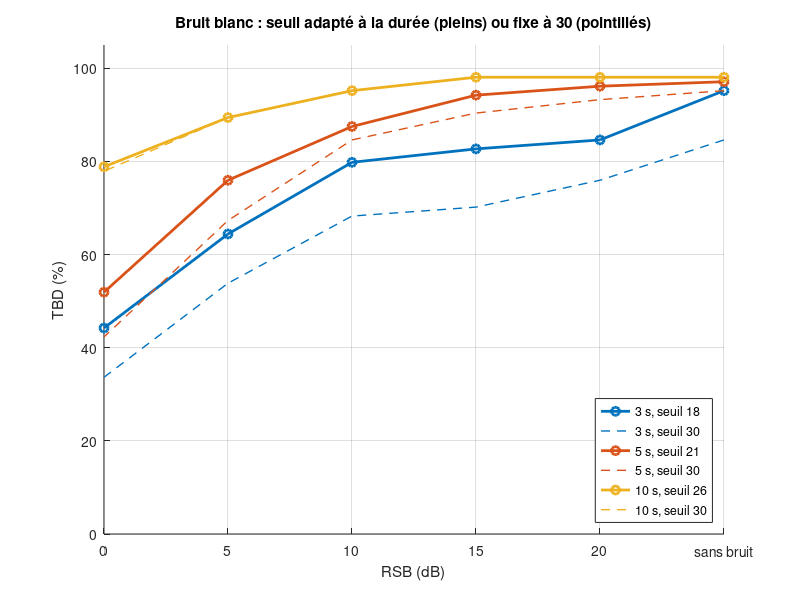

The MATLAB script that drew this image:
% SEUILS_ADAPTES Seuil dépendant de la durée de requête : 1,5 x le plus fort score négatif.
%   Rejoue la décision à partir de evaluation_bruit.mat (aucune nouvelle recherche)
%   et compare avec le seuil fixe de 30.
clear, close all

load('resultats/evaluation_bruit.mat')
pos = est_positive;
marge = 1.5;                                    % « nettement au-dessus » du plus fort négatif

seuils_duree = zeros(numel(durees), 1);
TBD_adapte = zeros(numel(durees), numel(RSB));
TFD_adapte = zeros(numel(durees), numel(RSB));
for d = 1:numel(durees)
    neg_d = score_max(~pos, d, :);              % scores des négatives, tous niveaux de bruit
    seuils_duree(d) = ceil(marge * max(neg_d(:)));
    for s = 1:numel(RSB)
        bon = id_max(pos, d, s) == vrai_id(pos);
        TBD_adapte(d, s) = mean(bon & score_max(pos, d, s) >= seuils_duree(d));
        TFD_adapte(d, s) = mean(score_max(~pos, d, s) >= seuils_duree(d));
    end
end

seuils_duree                                    % un seuil par durée (3, 5, 10 s)
TBD_seuil_30 = TBD                              % rappel : seuil fixe de 30
TBD_adapte
TFD_adapte

save('resultats/seuils_adaptes.mat', 'durees', 'seuils_duree', 'marge', 'TBD_adapte', 'TFD_adapte')

% Comparaison : traits pleins = seuil adapté, pointillés = seuil fixe de 30
abscisse = [25 20 15 10 5 0];
couleurs = lines(numel(durees));
figure, hold on
for d = 1:numel(durees)
    plot(abscisse, 100*TBD_adapte(d, :), '-o', 'Color', couleurs(d, :), 'LineWidth', 2)
    plot(abscisse, 100*TBD(d, :), '--', 'Color', couleurs(d, :), 'LineWidth', 1)
end
xticks(fliplr(abscisse))
xticklabels({'0', '5', '10', '15', '20', 'sans bruit'})
xlabel('RSB (dB)'), ylabel('TBD (%)'), ylim([0 105]), grid on
legend(sprintf('3 s, seuil %d', seuils_duree(1)), '3 s, seuil 30', ...
       sprintf('5 s, seuil %d', seuils_duree(2)), '5 s, seuil 30', ...
       sprintf('10 s, seuil %d', seuils_duree(3)), '10 s, seuil 30', 'Location', 'southeast')
title('Bruit blanc : seuil adapté à la durée (pleins) ou fixe à 30 (pointillés)')
exportgraphics(gcf, 'resultats/TBD_bruit_seuil_adapte.png')
